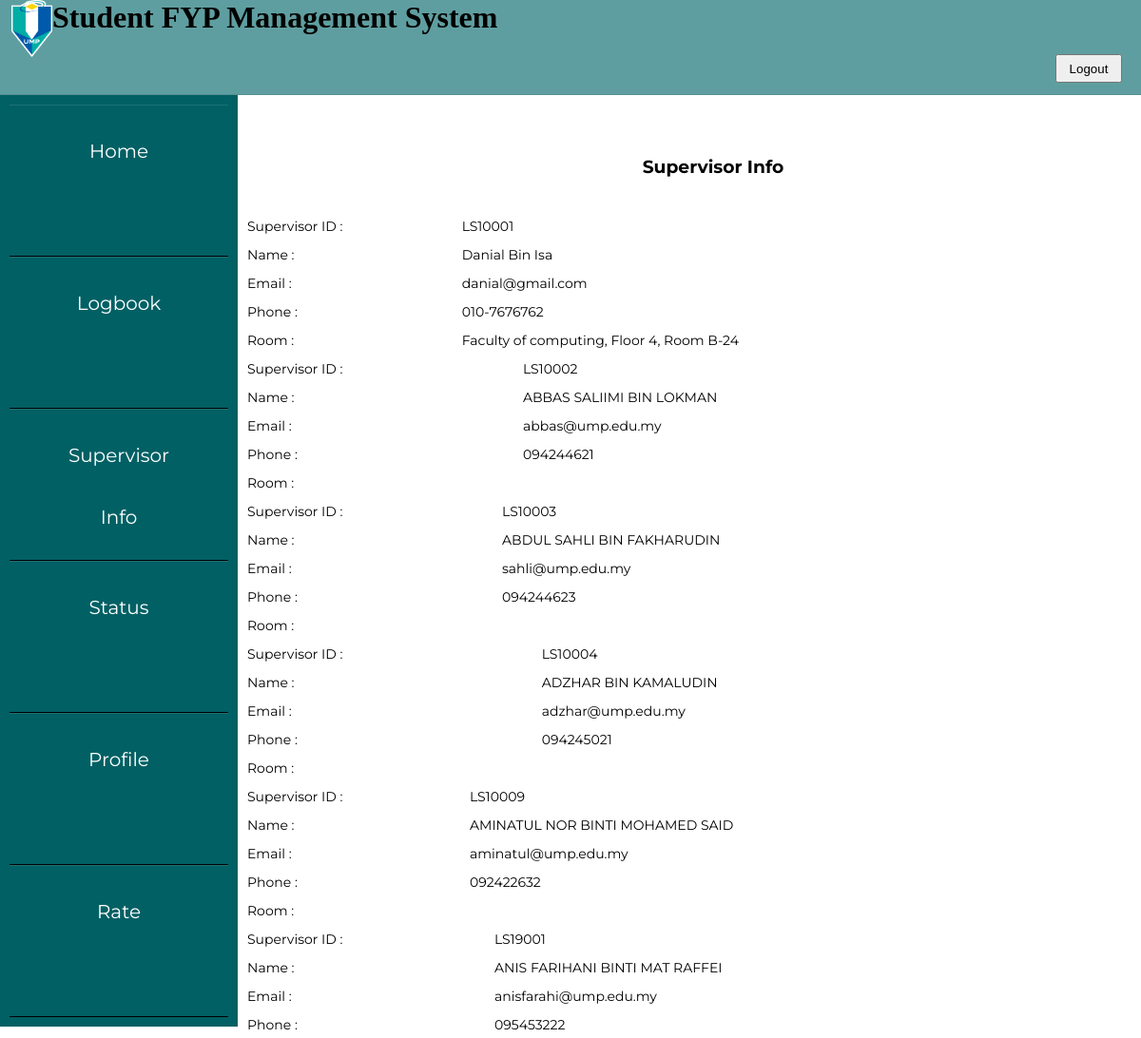
Before: /studentsvinfofyp2.php (upper part) with the older database file.
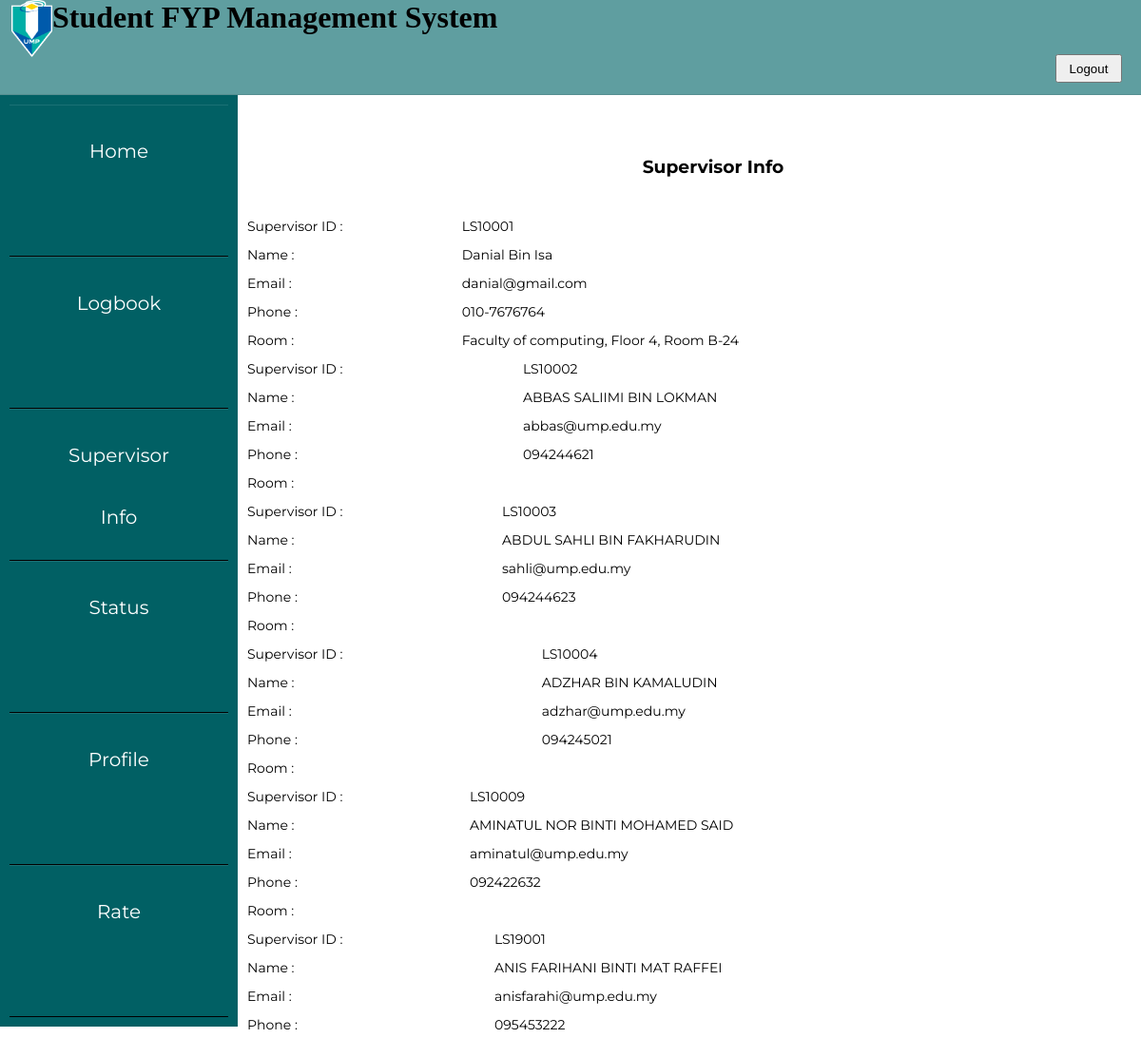
After: the same page with the newer database file.
### tables this page shows
CREATE TABLE `supervisor` (
  `supid` int(11) NOT NULL,
  `sup_id` varchar(10) NOT NULL,
  `supname` varchar(50) NOT NULL,
  `supemail` varchar(50) NOT NULL,
  `supphone` varchar(11) NOT NULL,
  `suproom` varchar(100) NOT NULL
);

### studentsvinfofyp2.php (the view, shortened to what this page needs)
<?php
include_once './include/config.php';
session_start();?>
<!DOCTYPE html>
<html lang="en">
    <head>
        <link href="css/layout.css" type="text/css" rel="stylesheet" media="screen,projection">
        <link href="css/sidebar.css" type="text/css" rel="stylesheet" media="screen,projection">
    </head>
    <body>
    <div class="header">
        <div class ="inner_header">
            <div class="logo_container">
            <img src="umplogo.png" alt="imgheader">
            </div><div class="textheader"><h1>Student FYP Management System</h1><div><nav>
                <li><span><a href="logout.php"><button>Logout</button></a></span></li>
      </nav>
</div></div>
        </div>
</div>
<div class="row">
    <div class="column left">
    <ul>
    <li> <a href="studenthomefyp2.php" class="button" name="home">Home</a></li>
        <li><a href="logbookfyp2page2.php" class="button"  name="studinfo">Logbook</a></li>
       <li><a href="studentsvinfofyp2.php" class="button" name="profile">Supervisor Info</a></li>
        <li><a href="studentfyp2status.php" class="button" name="status">Status</a></li>
        <li><a href="studentfyp2profile.php" class="button"  name="profile">Profile</a></li>
       <li><a href="#" class="button"  name="report">Rate</a></li>
    </div>
    <div class="column right">
        <br>
    <div align="center"><h3>Supervisor Info</h3><br><br>
    <?php
$sql = "SELECT sup_id,supname,supemail,supphone,suproom FROM supervisor";
$result = $conn->query($sql);
if ($result->num_rows > 0) {
  while($row = $result->fetch_assoc()) {
?><table align="center">
<tr>
    <td>Supervisor ID :</td>
    <td><?php echo $row["sup_id"];?></td>
  </tr>
<tr>
    <td>Name :</td>
    <td><?php echo $row["supname"];?></td>
  </tr>
  <tr>
    <td>Email :</td>
    <td><?php echo $row["supemail"];?></td>
  </tr>
  <tr>
    <td>Phone :</td>
    <td><?php echo $row["supphone"];?></td>
  </tr>
    <tr>
    <td>Room :</td>
    <td><?php echo $row["suproom"];?></td>
  </tr>
    </table>
<?php
  }
} else { ?>
    <p align ="center"><?php echo "No data in databases";?></p> <?php
}
?>
    </div>
</div>
    </body>
</html>

Changed rows visible on the page:
changed supervisor "LS10001": supphone "010-7676762" → "010-7676764"
